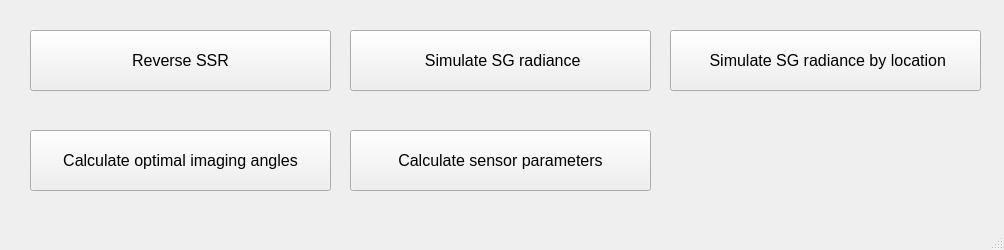
<?xml version="1.0" encoding="UTF-8"?>
<ui version="4.0">
 <class>MainWindow</class>
 <widget class="QMainWindow" name="MainWindow">
  <property name="geometry">
   <rect>
    <x>0</x>
    <y>0</y>
    <width>1004</width>
    <height>250</height>
   </rect>
  </property>
  <property name="minimumSize">
   <size>
    <width>1004</width>
    <height>250</height>
   </size>
  </property>
  <property name="maximumSize">
   <size>
    <width>1004</width>
    <height>250</height>
   </size>
  </property>
  <property name="windowTitle">
   <string>MainWindow</string>
  </property>
  <widget class="QWidget" name="centralwidget">
   <widget class="QPushButton" name="pushButton_1">
    <property name="geometry">
     <rect>
      <x>30</x>
      <y>30</y>
      <width>301</width>
      <height>61</height>
     </rect>
    </property>
    <property name="font">
     <font>
      <pointsize>12</pointsize>
     </font>
    </property>
    <property name="text">
     <string>Reverse SSR</string>
    </property>
   </widget>
   <widget class="QPushButton" name="pushButton_2">
    <property name="geometry">
     <rect>
      <x>350</x>
      <y>30</y>
      <width>301</width>
      <height>61</height>
     </rect>
    </property>
    <property name="font">
     <font>
      <pointsize>12</pointsize>
     </font>
    </property>
    <property name="text">
     <string> Simulate SG radiance</string>
    </property>
   </widget>
   <widget class="QPushButton" name="pushButton_3">
    <property name="geometry">
     <rect>
      <x>670</x>
      <y>30</y>
      <width>311</width>
      <height>61</height>
     </rect>
    </property>
    <property name="font">
     <font>
      <pointsize>12</pointsize>
     </font>
    </property>
    <property name="text">
     <string> Simulate SG radiance by location</string>
    </property>
   </widget>
   <widget class="QPushButton" name="pushButton_4">
    <property name="geometry">
     <rect>
      <x>30</x>
      <y>130</y>
      <width>301</width>
      <height>61</height>
     </rect>
    </property>
    <property name="font">
     <font>
      <pointsize>12</pointsize>
     </font>
    </property>
    <property name="text">
     <string>Calculate optimal imaging angles</string>
    </property>
   </widget>
   <widget class="QPushButton" name="pushButton_5">
    <property name="geometry">
     <rect>
      <x>350</x>
      <y>130</y>
      <width>301</width>
      <height>61</height>
     </rect>
    </property>
    <property name="font">
     <font>
      <pointsize>12</pointsize>
     </font>
    </property>
    <property name="text">
     <string>Calculate sensor parameters</string>
    </property>
   </widget>
  </widget>
  <widget class="QMenuBar" name="menubar">
   <property name="geometry">
    <rect>
     <x>0</x>
     <y>0</y>
     <width>1004</width>
     <height>23</height>
    </rect>
   </property>
  </widget>
  <widget class="QStatusBar" name="statusbar"/>
 </widget>
 <resources/>
 <connections/>
</ui>
